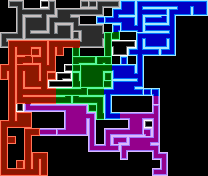

A 2D game scene composited from a Tiled map and its tileset images. What follows is a short description and the map's XML, with every tile layer's data as written:
An orthogonal 26x22 tile map with 8x8 px tiles, 1 tile layer (Tile Layer 1).

<map version="1.8" tiledversion="1.8.0" orientation="orthogonal" renderorder="right-down" width="26" height="22" tilewidth="8" tileheight="8" infinite="0" nextlayerid="2" nextobjectid="1">
 <tileset firstgid="1" name="MapTiles" tilewidth="8" tileheight="8" tilecount="1404" columns="36">
  <image source="../Assets/Images/MapTiles.png" width="288" height="312" />
 </tileset>
 <layer id="1" name="Tile Layer 1" width="26" height="22">
  <data encoding="csv">
0,25,66,0,0,715,28,0,0,0,25,25,64,26,27,43,45,46,8,8,8,8,152,153,152,45,
0,0,100,26,26,65,138,61,171,26,26,26,138,0,46,223,117,82,8,8,9,46,223,117,115,117,
0,0,29,61,62,207,64,241,242,66,0,0,7,7,119,152,45,11,7,8,120,11,0,0,0,0,
0,0,29,205,134,135,29,61,63,136,170,62,63,0,46,115,224,84,7,8,8,84,0,0,0,0,
64,26,138,136,26,26,137,241,135,30,97,98,245,4,114,0,0,46,152,44,153,84,0,0,0,0,
136,58,164,165,20,60,58,59,20,59,241,134,135,5,860,861,717,11,115,116,117,11,0,0,0,0,
0,23,127,129,21,23,23,24,0,5,0,0,0,5,823,825,7,83,8,9,7,120,0,0,0,0,
0,23,58,131,19,96,23,0,0,40,2,3,40,42,0,10,0,11,0,0,0,0,0,0,0,0,
58,96,58,164,57,94,132,0,715,1,37,38,147,2,152,44,45,11,0,0,0,0,0,0,0,0,
24,23,23,91,93,23,21,754,717,4,73,74,75,4,115,116,224,84,0,0,0,0,0,0,0,0,
0,23,23,127,236,96,715,716,716,112,109,110,111,3,43,44,153,120,0,0,0,0,0,0,0,0,
0,23,94,20,20,131,20,2,2,2,114,2,2,47,223,116,224,9,9,48,0,0,0,0,0,0,
0,23,130,59,20,20,20,2,114,112,2,2,42,11,0,0,0,0,0,17,0,0,0,0,0,0,
0,23,720,124,14,14,14,14,158,50,51,1,5,11,0,0,0,0,0,16,0,0,0,0,0,0,
0,23,55,57,0,0,0,0,85,86,233,54,112,118,8,14,158,159,14,90,0,0,0,0,0,0,
58,131,235,129,0,0,0,0,85,86,87,17,0,0,0,0,85,87,715,17,0,0,0,0,0,0,
23,0,0,58,21,14,14,13,229,122,123,17,0,52,14,14,229,123,54,17,0,0,0,0,0,0,
23,21,0,23,0,0,0,0,0,0,0,17,0,17,52,15,49,50,159,126,0,0,0,0,0,0,
23,0,0,23,0,0,0,0,0,0,0,124,14,125,15,52,229,122,230,54,0,0,0,0,0,0,
23,0,0,23,58,60,0,0,0,0,0,0,0,0,0,18,0,0,0,124,54,0,0,0,0,0,
23,0,22,23,23,23,0,0,0,0,0,0,0,0,0,0,0,0,0,0,17,0,0,0,0,0,
130,20,20,131,132,24,0,0,0,0,0,0,0,0,0,0,0,0,0,13,126,0,0,0,0,0
</data>
 </layer>
</map>
